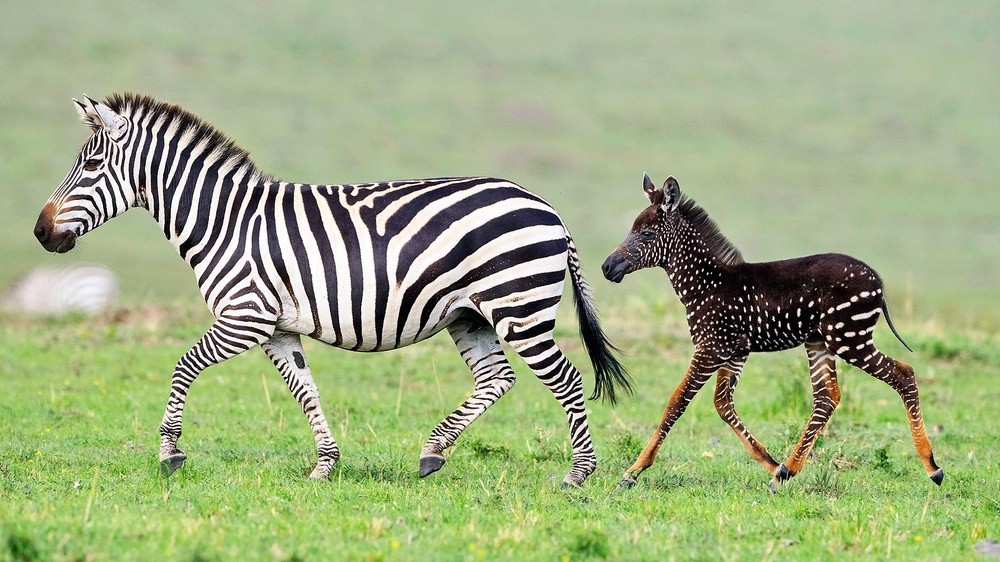
#> input picture test/Esonero1/mat214808/zebra.jpg, 1000 x 562 px, shrunk from 1814 x 1020 before the run, found by its file name
$ jupyter execute --allow-errors Esonero1_8apr2021.ipynb   (shell and % lines are left out)   (older library calls are emulated)
#> lines starting #> are read from the running program, lines starting #| are printed output that depends on the picture
# Esonero 1 - 8 Aprile 2021

Completare i seguenti esercizi tramite uno o più blocchi di codice e descrivendo le operazioni effettuate

### Punteggio Esercizi

    1a: 1
    1b: 1.5
    1c: 2
    1d: 1
    2: 1.5
    3: 1
    4: 1
    5: 1

[cell 1]
import numpy as np
from skimage.color import rgb2gray
from scipy.ndimage import convolve

import imageio
from skimage.color import rgb2gray

import matplotlib.pyplot as plt

def myimshow(I, **kwargs):
    # utility function to show image
    plt.figure();
    plt.axis('off')
    plt.imshow(I, cmap=plt.gray(), **kwargs)

# Esercizio 1

## Filtri di Gabor

Il filtro di Gabor (in forma semplificata) è definito dalla seguente funzione che restituisce due parti (reale e immaginaria)

$$RE_g(x,y,\omega,\theta) = \frac{\omega^2}{4\pi^3}\left[\exp\left\{-(\omega^2/8\pi^2) (4x'^2 + y'^2)\right\}\right]\exp\left(\pi^2/2\right)(\omega x \cos \theta)$$

$$IM_g(x,y,\omega,\theta) = \frac{\omega^2}{4\pi^3}\left[\exp\left\{-(\omega^2/8\pi^2) (4x'^2 + y'^2)\right\}\right]\exp\left(\pi^2/2\right)(\omega x \sin \theta)$$

dove $x' = x \cos \theta + y \sin \theta$ e $y' = y \cos \theta. - x \sin \theta$. L'implementazione è data dal codice sottostante:

[cell 2]
zebra =  rgb2gray(imageio.imread('zebra.jpg'))
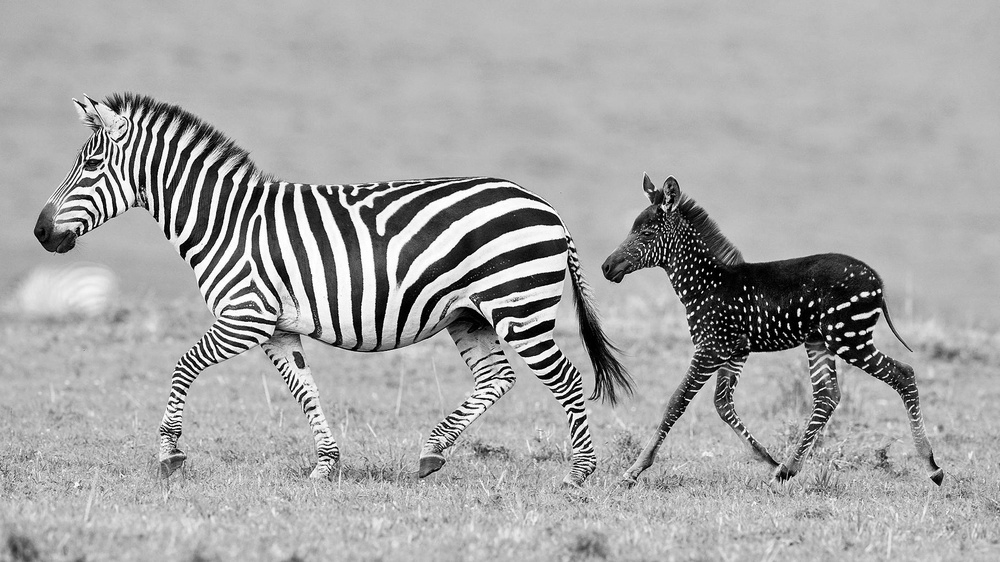
#> zebra: shape (562, 1000) float64; min 0, max 1, mean 0.653

[cell 3]
myimshow(zebra)

[cell 4]
def genGabor(sz, omega, theta, func=np.cos):
    radius = (int(sz[0]/2.0), int(sz[1]/2.0))
    [x, y] = np.meshgrid(range(-radius[0], radius[0]), range(-radius[1], radius[1]))

    x1 = x * np.cos(theta) + y * np.sin(theta)
    y1 = -x * np.sin(theta) + y * np.cos(theta)

    gauss = omega**2 / (4*np.pi**3) * np.exp(- omega**2 / (8*np.pi**2) * ( 4 * x1**2 + y1**2))
    sinusoid = func(omega * x1) * np.exp(np.pi**2 / 2)
    gabor = gauss * sinusoid
    return gabor

`sz` rappresenta la dimensione del filtro, `omega` la frequenza e `theta` l'orientamento.

1. Plottare il filtro per valori a scelta dei parametri

#> (a cell that did not finish here is left out)

2. Applicare il filtro di Gabor alla figura della zebra e plottare il risultato. Cosa potete dire del filtro?

#> (a cell that did not finish here is left out)

3. Aggiustare i parametri di ampiezza e rotazione per individuare le strisce verticali. plottare il risultato

Per la seguente immagine _gabor1.jpg_

4. Qual è il filtro più semplice che permetterebbe di individuare i contorni? Giustificare la risposta

#> (a cell that did not finish here is left out)

# Esercizio 2

Riconoscere il filtro che ha generato questa immagine a partire dall'immagine contenente le forme. Fornire un esempio.

[cell 8]
#prendo l'immagine
from PIL import Image
import numpy as np

#> (the rest of this cell did not finish here and is left out)

[cell 9]
def plot_image(img):
    plt.figure()
    plt.imshow(img)
    plt.show()

#> (the rest of this cell did not finish here and is left out)

[cell 10]
#conversione in scala di grigio
import skdemo
from skimage import io, color

#> (the rest of this cell did not finish here and is left out)

[cell 11]
#l'applicazione del filtro di sobel avrebbe dovuto dare l'immagine richiesta
from skimage import filters
#> (the rest of this cell did not finish here and is left out)

[cell 12]
#se appico tutti i filtri ho il risultato della foto in SObel
original = io.imread('quadrati.jpg')
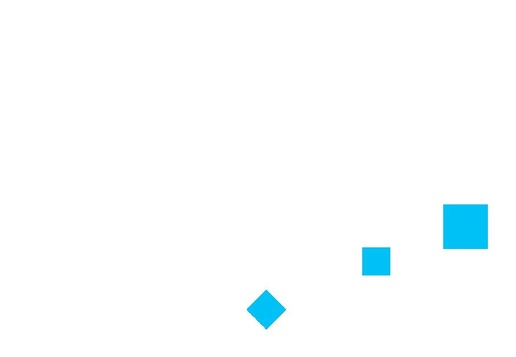
#> input picture test/Esonero1/mat214808/quadrati.jpg, 516 x 357 px, shrunk from 936 x 648 before the run, found by its file name
#> original is the input picture: shape (357, 516, 3); mean R, G, B 250, 253.7, 254.7
original = color.rgb2gray(original)
#> original: shape (357, 516) float64

filtro = filters.sobel(original)
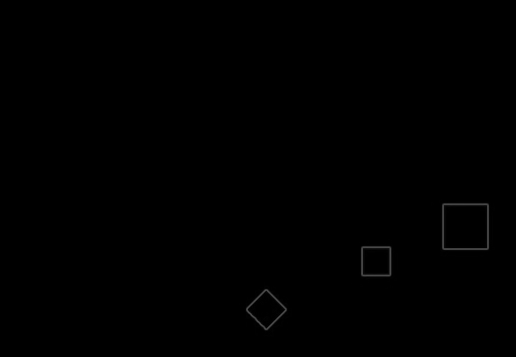
#> filtro: shape (357, 516) float64; min 0, max 0.308, mean 0.00133
h_result = filters.sobel_h(original)
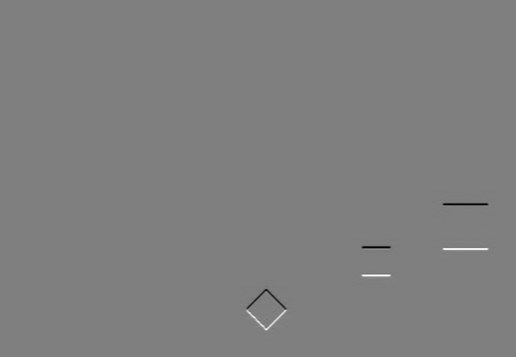
#> h_result: shape (357, 516) float64; min -0.414, max 0.417, mean -1.26e-19; drawn with min black and max white
v_result = filters.sobel_v(original)
skdemo.imshow_all(original, filtro, h_result, v_result,
                  titles=('Original', 'SObel', 'HSobel', 'VSobel'))
#> (this line was passed over: skdemo is not available in this run)

# Esercizio 3

Mostrare gli effetti e spiegare cosa succedequando si applica due volte un filtro gaussiano

Data un'immagine _img_ applicare il filtro gaussiano G

img1 = G(G(img))

A cosa equivale questa trasformazione?
Fornire un esempio

[cell 13]
#il filtro gaussiano è la risposta alla funzione gaussiana e ha l'effetto di smooting che dipende dall'ampiezza del filtro. il filtro di gauss serve a ridurre l'effetto di blurring
img_z = imageio.imread('zebra.jpg')
#> img_z is the input picture: shape (562, 1000, 3); mean R, G, B 158.6, 172.7, 129.7
grigio_z = color.rgb2gray(img_z)
gaussian_result = filters.gaussian(grigio_z, sigma=10, multichannel=True)
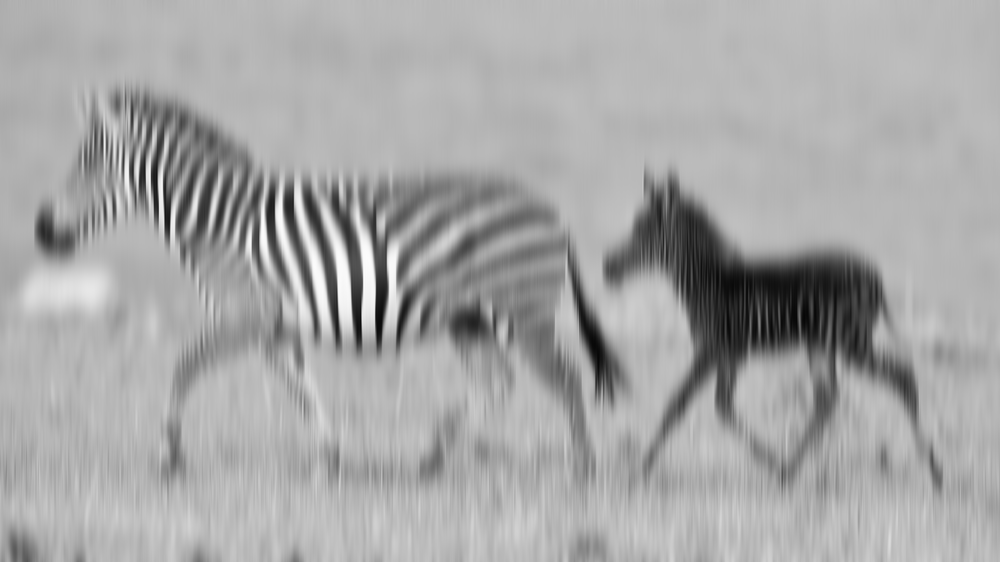
#> gaussian_result: shape (562, 1000) float64; min 0.0257, max 0.989, mean 0.653
gaussian_two = filters.gaussian(gaussian_result, sigma=10, multichannel=True)

skdemo.imshow_all(grigio_z, gaussian_result, gaussian_two)
#> (this line was passed over: skdemo is not available in this run)

# Esercizio 4

Spiegare e mostrare con un esempio numerico i vantaggi e gli svantaggi di applicare un filtro 5x5 oppure due filtri 5x1 e 1x5 in sequenza.

# Esercizio 5

Definire una matrice di roto traslazione che effettua una rotazione di 60° in senso orario in (5, 5) e una traslazione di 50 px sull'asse y.

Mostrare e descrivere tutti i passaggi: dalla definizione della matrice all'applicazione della trasformazione

[cell 14]
# traslazione di 60° dell'immagine della zabra
from skimage import transform
img_new = imageio.imread('zebra.jpg')
#> (the rest of this cell did not finish here and is left out)

[cell 15]
#traslazione di 50 px dell'immagine della zebra
from skimage.transform import SimilarityTransform
img_new = imageio.imread('zebra.jpg')

tform = SimilarityTransform(translation=(-50))
warped = transform.warp(img_new, tform)
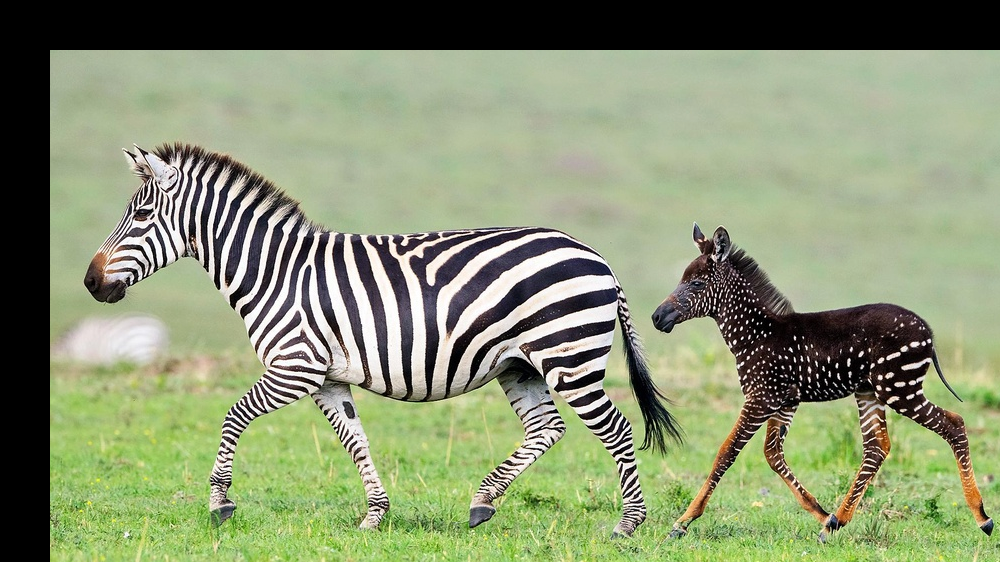
#> warped: shape (562, 1000, 3) float64; mean R, G, B 0.535, 0.574, 0.447

#> (the rest of this cell did not finish here and is left out)
